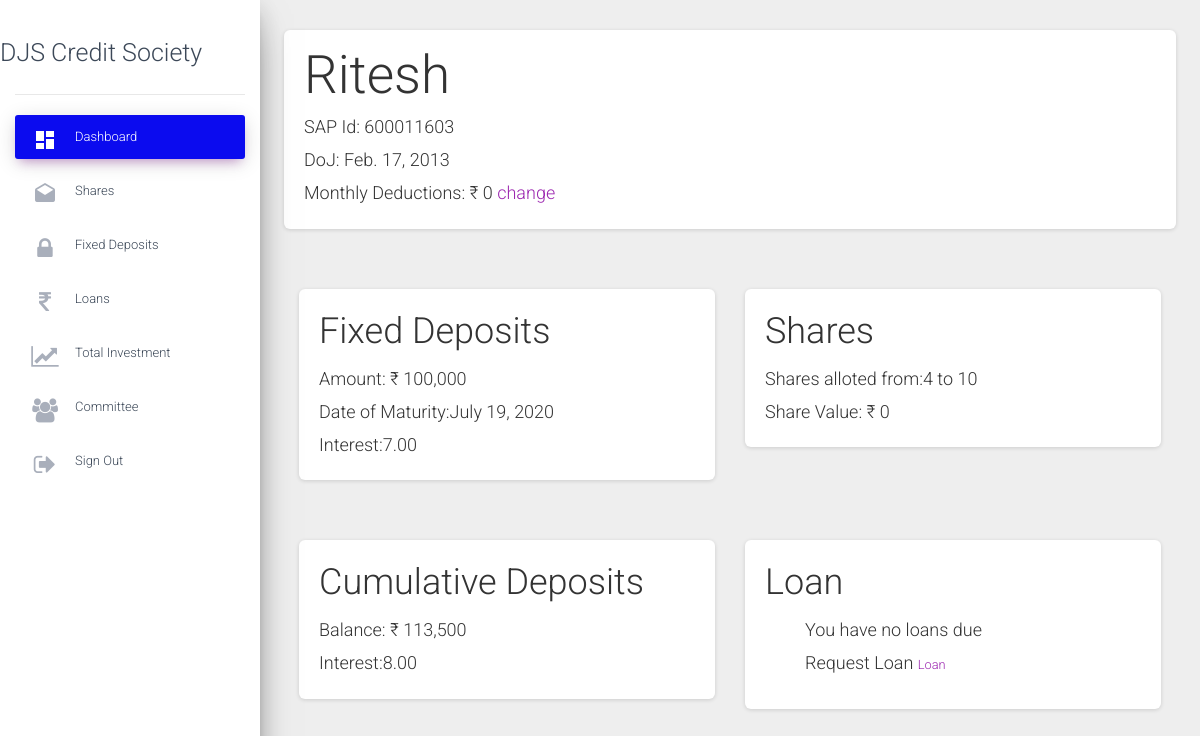
The page /status/details (signed in) on the database as committed earlier.
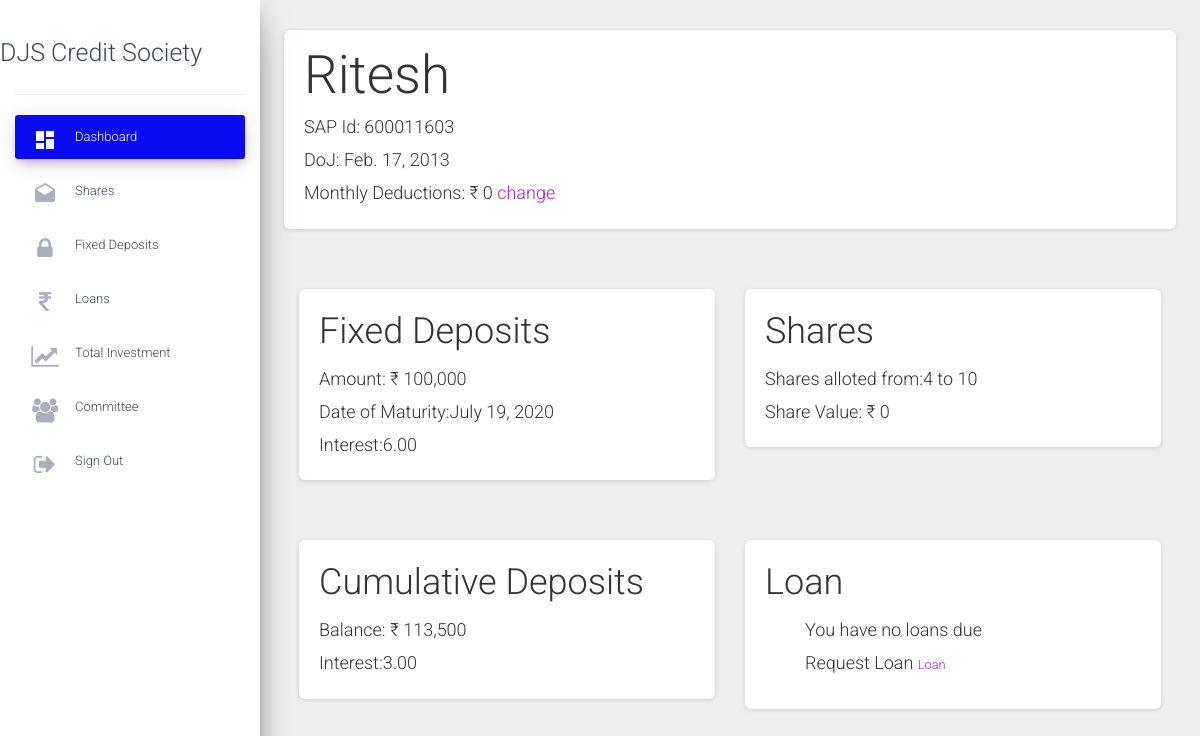
The same page on the database as committed later.
### status/models.py (models this page shows)
class interests(models.Model):
    sharedividend=models.DecimalField(blank=True,null=True,default=0,max_digits=10,decimal_places=2)
    cddividend=models.DecimalField(blank=True,null=True,default=0,max_digits=10,decimal_places=2)
    fdinterest=models.DecimalField(blank=True,null=True,default=0,max_digits=10,decimal_places=2)
    emerloaninterest=models.DecimalField(blank=True,null=True,default=0,max_digits=10,decimal_places=2)
    longloaninterest=models.DecimalField(blank=True,null=True,default=0,max_digits=10,decimal_places=2)
    year=models.IntegerField(default=0,null=True)

### status/views.py (the view)
# urls.py: path('details',views.details,name="details"),
@login_required
def details(request):
    current_user_id=request.user.username
    name=str(Account.name)
    Accountholder=Account.objects.filter(username__username__icontains=current_user_id).get()
    Interests=interests.objects.all().last()
    Final_new_change =0
    if request.method=="POST":
        New_money_change = change_MoneyForm(request.POST)
        if New_money_change.is_valid():
            Final_new_change = New_money_change.cleaned_data['new_amount']
            subject = 'This guy wants to change his monthly deduction'
            message = Accountholder.name +" : "+str(Final_new_change)
            email_from = settings.EMAIL_HOST_USER
            recipient_list = ['jatinhdalvi@gmail.com','aashulikabra@gmail.com','champtem11@gmail.com']
            messages.success(request, 'Mail sent')
            send_mail( subject, message, email_from, recipient_list )
            print("mail sent")
    else:
        New_money_change=change_MoneyForm()
    print(Final_new_change)
    date = Accountholder.dateofjoining
    print("loan")
    context={
    'name':name,
    'Accountholder':Accountholder,
    'date':date,
    'Interests':Interests,
    'dashboard':"active",
    }
    return render(request,'dashboard.html',context=context)

### status/templates/dashboard.html (shortened to what this page needs)
{%extends 'details.html'%}
{% load humanize %}
{%block content%}
<main role="main" class="col-md-9col-lg-10 px-4">
  <div>
    <div class="card">
      <div class="card-body">
        <h1>{{Accountholder.name}} </h1>
        <h4>SAP Id: {{Accountholder.sapid}}</h4>
        <h4>DoJ: {{date}}</h4>
        <h4>Monthly Deductions: &#x20b9; {{Accountholder.shareamount|intcomma }}
          <a href="#modal">change</a>
        </h4>
      </div>
    </div>
    <div class="container">
      <div class="row">
        <div class="col">
          <div class="card">
            <div class="card-body">
              <h2>Fixed Deposits </h2>
              <h4>Amount: &#x20b9; {{ Accountholder.fdcapital|intcomma }}</h4>
              <h4>Date of Maturity:{{Accountholder.fdmaturitydate}}</h4>
              <h4>Interest:{{Interests.fdinterest}} </h4>
            </div>
          </div>
        </div>
        <div class="col">
          <div class="card">
            <div class="card-body">
              <h2>Shares</h2>
              <h4>Shares alloted from:{{Accountholder.sharesstartingnumber}} to {{Accountholder.sharesendingnumber}}</h4>
              <h4>Share Value: &#x20b9; {{Accountholder.shareamount|intcomma }}</h4>
            </div>
          </div>
        </div>
      </div>
    </div>
    <div class="container">
      <div class="row">
        <div class="col">
          <div class="card">
            <div class="card-body">
              <h2>Cumulative Deposits </h2>
              <h4>Balance: &#x20b9; {{ Accountholder.cdbalance|intcomma }}</h4>
              <h4>Interest:{{Interests.cddividend}} </h4>
            </div>
          </div>
        </div>
        <div class="col">
          <div class="card">
            <div class="card-body">
              <h2>Loan</h2>
              <ul>
                {% if Accountholder.islongloantaken and Accountholder.isloanemertaken is True %}
                <h2>Your Loan Amount: &#x20b9; {{ Accountholder.longloanprinciple|intcomma  }}</h2>
                {% else %}
                <h4>You have no loans due</h4>
                <h4>Request Loan
                  <a href="../status/Loanuser" style="font-size:0.8rem;"> Loan </a>
                </h4>
                {% endif %}
              </ul>
            </div>
          </div>
        </div>
      </div>
</main>
{%endblock%}

Rows that differ between the two databases and show on the page:
no longer on this page (row edited): interests: fdinterest "7.00", cddividend "8.00"
added interests: fdinterest "6.00", cddividend "3.00"
